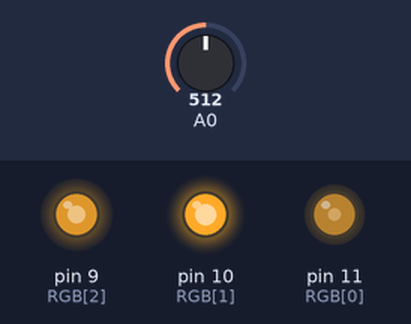
Recording of a sketch running on a simulated Arduino Uno, built with avr-gcc and run on an emulated ATmega328P. Parts: output pins drawn as LEDs (lit = HIGH). The test bench sets the inputs (shaded band); at power-on: A0 = 512.

Above: at 1.3 s.
1.4 s: A0 set to 716
At 2.2 s:
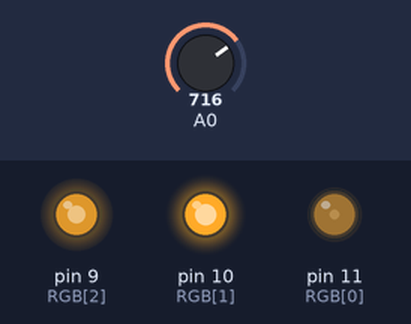
3.0 s: A0 set to 900
At 3.3 s:
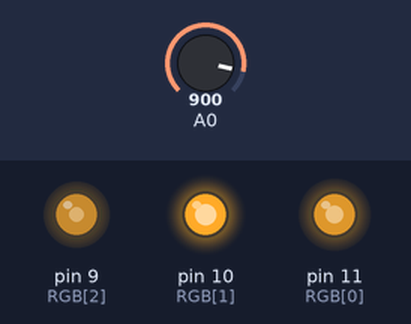
4.5 s: A0 set to 1023
At 5.7 s:
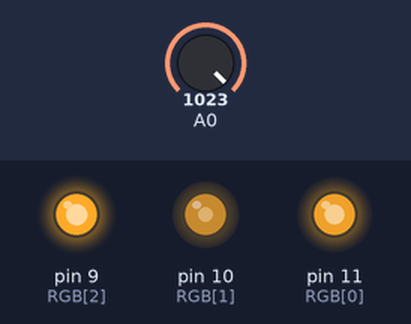
6.0 s: A0 set to 511
At 6.8 s:
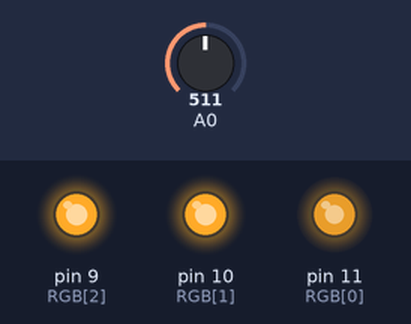
7.5 s: A0 set to 306
At 8.0 s:
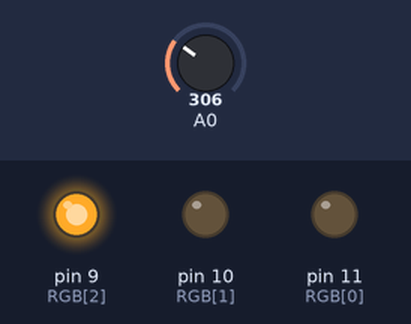
Timing chart, 0 to 10.0 s (numbered marks = the images above; inputs shaded):
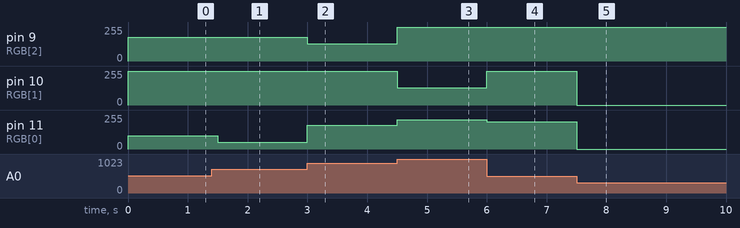

The sketch:

matriz-rgb+pot.ino
```cpp
int RGB[]={11,10,9};
int Cor[10][3]={
{255,0,0},
{0,255,0},
{0,0,255},
{0,0,0},
{205,255,255},
{100,255,180},
{50,255,180},
{0,130,255},
{180,255,130},
{220,130,255}
};
int Valorpot=0;

void setup(){
 Serial.begin(9600);
 }

void loop(){
  Valorpot=analogRead(A0);
  int i = map(Valorpot,0,1024,0,10);
 analogWrite(RGB[0],Cor[i][0]);
 analogWrite(RGB[1],Cor[i][1]);
 analogWrite(RGB[2],Cor[i][2]);
 delay(500);
}  
```

Measured:
- after the input at 1.4 s, pin 11 (RGB[0]): 100/255 → 50/255 after 0.10 s
- after the input at 3.0 s, pin 9 (RGB[2]): 180/255 → 130/255 at once; pin 11 (RGB[0]): 50/255 → 180/255 at once
- after the input at 4.5 s, pin 9 (RGB[2]): 130/255 → 255/255 at once; pin 10 (RGB[1]): 255/255 → 130/255 at once; pin 11 (RGB[0]): 180/255 → 220/255 at once
- after the input at 6.0 s, pin 10 (RGB[1]): 130/255 → 255/255 at once; pin 11 (RGB[0]): 220/255 → 205/255 at once
- after the input at 7.5 s, pin 10 (RGB[1]): 255/255 → 0/255 at once; pin 11 (RGB[0]): 205/255 → 0/255 at once
